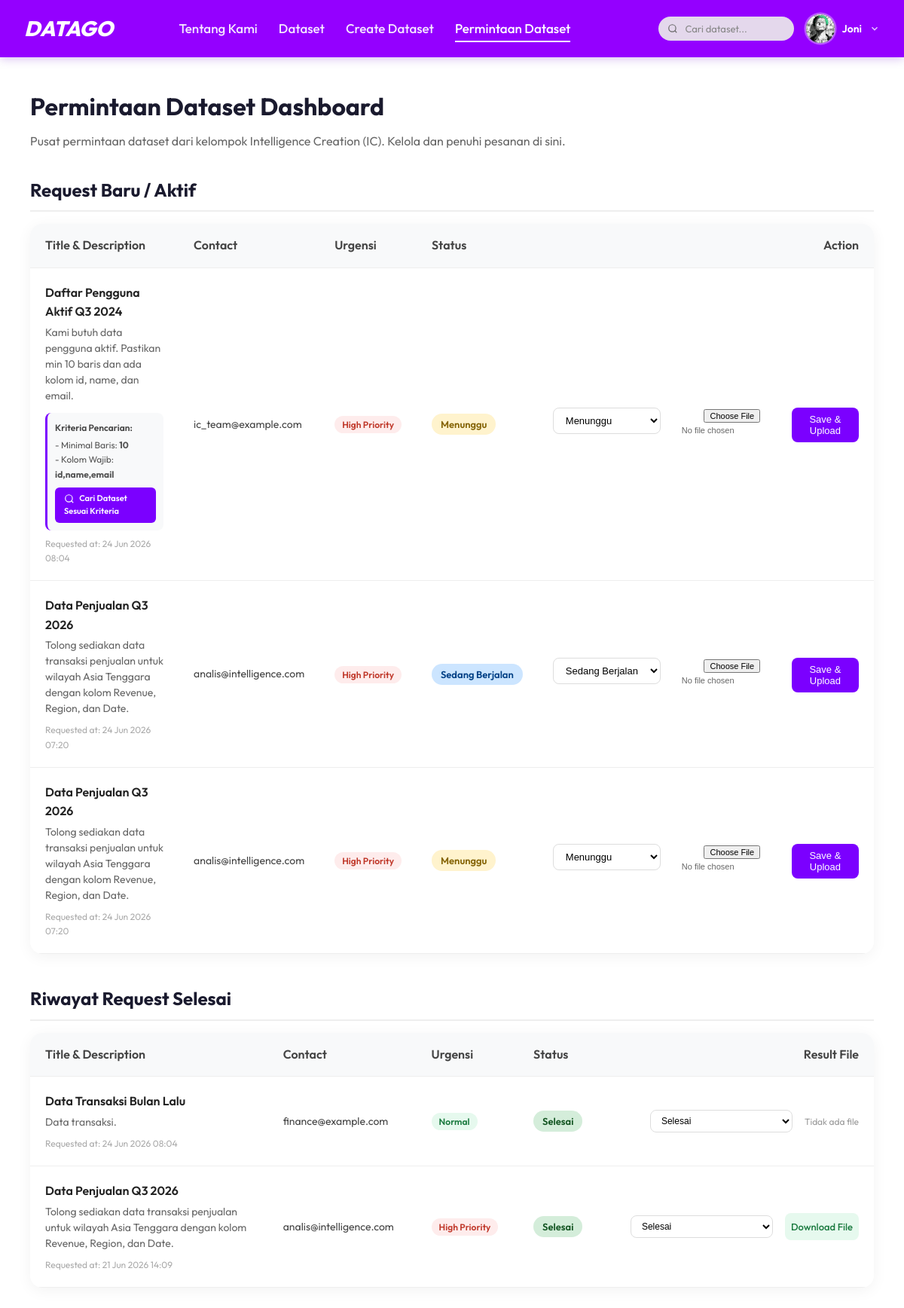
Page /requests/ (signed in) on the committed database.
### core/models.py (models this page shows, shortened)
class DatasetRequest(models.Model):
    STATUS_CHOICES = [
        ('PENDING', 'Pending'),
        ('IN_PROGRESS', 'In Progress'),
        ('COMPLETED', 'Completed'),
        ('REJECTED', 'Rejected'),
    ]
    URGENCY_CHOICES = [
        ('LOW', 'Low'),
        ('NORMAL', 'Normal'),
        ('HIGH', 'High Priority'),
    ]
    title = models.CharField(max_length=255)
    description = models.TextField()
    urgency = models.CharField(max_length=20, choices=URGENCY_CHOICES, default='NORMAL')
    status = models.CharField(max_length=20, choices=STATUS_CHOICES, default='PENDING')
    result_file = models.FileField(upload_to='request_results/', null=True, blank=True)
    ic_contact_email = models.EmailField()
    min_rows = models.IntegerField(null=True, blank=True, help_text="Jumlah baris minimum (opsional)")
    required_columns = models.TextField(null=True, blank=True, help_text="Nama kolom yang harus ada, pisahkan dengan koma (opsional)")
    created_at = models.DateTimeField(auto_now_add=True)
    updated_at = models.DateTimeField(auto_now=True)

### core/views.py (the view)
# urls.py: path('requests/', views.dataset_requests_view, name='dataset_requests'),
def dataset_requests_view(request):
    if not request.user.is_authenticated:
        return render(request, 'core/dataset_requests.html', {
            'avatar_color': get_avatar_color(request),
            'profile_picture': None,
            'show_login_warning': True,
        })
    pending_requests = DatasetRequest.objects.filter(status__in=['PENDING', 'IN_PROGRESS']).order_by('-created_at')
    completed_requests = DatasetRequest.objects.filter(status__in=['COMPLETED', 'REJECTED']).order_by('-created_at')
    context = {
        'pending_requests': pending_requests,
        'completed_requests': completed_requests,
        'profile_picture': request.user.profile.profile_picture if hasattr(request.user, 'profile') else None,
        'avatar_color': get_avatar_color(request),
    }
    return render(request, 'core/dataset_requests.html', context)

### core/templates/core/dataset_requests.html (shortened to what this page needs)
{% extends 'core/base.html' %}
{% load static %}
{% block content %}
<div class="datasets-page" style="padding: 40px; max-width: 1200px; margin: 0 auto;">
    <h1 style="font-size: 32px; color: #1a1a2e; margin-bottom: 8px;">Permintaan Dataset Dashboard</h1>
    <p style="color: #666; margin-bottom: 30px; font-size: 16px;">Pusat permintaan dataset dari kelompok Intelligence Creation (IC). Kelola dan penuhi pesanan di sini.</p>
    <h2 style="font-size: 24px; color: #1a1a2e; margin-bottom: 16px; margin-top: 32px; border-bottom: 2px solid #eee; padding-bottom: 8px;">Request Baru / Aktif</h2>
    <div style="background: white; border-radius: 16px; box-shadow: 0 4px 20px rgba(0,0,0,0.05); overflow: hidden; margin-bottom: 40px;">
        <table style="width: 100%; border-collapse: collapse; text-align: left;">
            <thead style="background-color: #f8f9fa; border-bottom: 1px solid #eee;">
                <tr>
                    <th style="padding: 16px 20px; font-weight: 600; color: #444;">Title & Description</th>
                    <th style="padding: 16px 20px; font-weight: 600; color: #444;">Contact</th>
                    <th style="padding: 16px 20px; font-weight: 600; color: #444;">Urgensi</th>
                    <th style="padding: 16px 20px; font-weight: 600; color: #444;">Status</th>
                    <th style="padding: 16px 20px; font-weight: 600; color: #444; text-align: right;">Action</th>
                </tr>
            </thead>
            <tbody>
                {% for req in pending_requests %}
                <tr style="border-bottom: 1px solid #eee;">
                    <td style="padding: 20px; max-width: 300px;">
                        <div style="font-weight: 600; font-size: 16px; color: #222; margin-bottom: 4px;">{{ req.title }}</div>
                        <div style="font-size: 14px; color: #666; line-height: 1.5;">{{ req.description }}</div>
                        {% if req.min_rows or req.required_columns %}
                        <div style="margin-top: 12px; padding: 10px; background: #f8f9fa; border-radius: 8px; border-left: 3px solid #7B00FF;">
                            <div style="font-size: 12px; font-weight: 600; color: #444; margin-bottom: 4px;">Kriteria Pencarian:</div>
                            {% if req.min_rows %}
                            <div style="font-size: 12px; color: #555;">- Minimal Baris: <strong>{{ req.min_rows }}</strong></div>
                            {% endif %}
                            {% if req.required_columns %}
                            <div style="font-size: 12px; color: #555;">- Kolom Wajib: <strong>{{ req.required_columns }}</strong></div>
                            {% endif %}
                            <div style="margin-top: 8px;">
                                <a href="{% url 'find_matching_datasets' req.id %}" style="display: inline-block; padding: 6px 12px; background: #7B00FF; color: white; text-decoration: none; font-size: 11px; border-radius: 6px; font-weight: 600;">
                                    <svg viewBox="0 0 24 24" fill="none" stroke="currentColor" stroke-width="2" style="width: 14px; height: 14px; vertical-align: middle; margin-right: 4px;"><circle cx="11" cy="11" r="8"></circle><line x1="21" y1="21" x2="16.65" y2="16.65"></line></svg>
                                    Cari Dataset Sesuai Kriteria
                                </a>
                            </div>
                        </div>
                        {% endif %}
                        <div style="font-size: 12px; color: #aaa; margin-top: 8px;">Requested at: {{ req.created_at|date:"d M Y H:i" }}</div>
                    </td>
                    <td style="padding: 20px; font-size: 14px; color: #444;">
                        {{ req.ic_contact_email }}
                    </td>
                    <td style="padding: 20px;">
                        {% if req.urgency == 'HIGH' %}
                            <span style="background: #feecec; color: #c0392b; padding: 4px 10px; border-radius: 20px; font-size: 12px; font-weight: 600; white-space: nowrap;">High Priority</span>
                        {% elif req.urgency == 'NORMAL' %}
                            <span style="background: #e6f9ee; color: #1a7a3f; padding: 4px 10px; border-radius: 20px; font-size: 12px; font-weight: 600; white-space: nowrap;">Normal</span>
                        {% else %}
                            <span style="background: #f1f3f5; color: #555; padding: 4px 10px; border-radius: 20px; font-size: 12px; font-weight: 600; white-space: nowrap;">Low</span>
                        {% endif %}
                    </td>
                    <td style="padding: 20px;">
                        {% if req.status == 'PENDING' %}
                            <span style="background: #fff3cd; color: #856404; padding: 6px 12px; border-radius: 20px; font-size: 13px; font-weight: 600; white-space: nowrap;">Menunggu</span>
                        {% elif req.status == 'IN_PROGRESS' %}
                            <span style="background: #cce5ff; color: #004085; padding: 6px 12px; border-radius: 20px; font-size: 13px; font-weight: 600; white-space: nowrap;">Sedang Berjalan</span>
                        {% endif %}
                    </td>
                    <td style="padding: 20px; text-align: right;">
                        <div style="display: flex; gap: 8px; justify-content: flex-end;">
                            <form action="{% url 'update_dataset_request_status' req.id %}" method="post" enctype="multipart/form-data" style="display: flex; gap: 12px; align-items: flex-start; justify-content: flex-end;">
                                <select name="status" onchange="this.form.submit()" style="padding: 8px 12px; border: 1px solid #ddd; border-radius: 8px; background: white; font-size: 13px; cursor: pointer; outline: none; margin-top: 2px;">
                                    <option value="PENDING" {% if req.status == 'PENDING' %}selected{% endif %}>Menunggu</option>
                                    <option value="IN_PROGRESS" {% if req.status == 'IN_PROGRESS' %}selected{% endif %}>Sedang Berjalan</option>
                                </select>
                                <div style="display: flex; flex-direction: column; align-items: center;">
                                    <input type="file" name="result_file" class="stacked-file-input" style="font-size: 11px; width: 150px; color: #666; margin-top: 4px; padding-left: 16px;">
                                </div>
                                <button type="submit" style="padding: 8px 16px; background-color: #7B00FF; color: white; border: none; border-radius: 8px; font-size: 13px; font-weight: 500; cursor: pointer; transition: background 0.2s; margin-top: 2px;">Save & Upload</button>
                            </form>
                        </div>
                    </td>
                </tr>
                {% endfor %}
            </tbody>
        </table>
    </div>
    <h2 style="font-size: 24px; color: #1a1a2e; margin-bottom: 16px; border-bottom: 2px solid #eee; padding-bottom: 8px;">Riwayat Request Selesai</h2>
    <div style="background: white; border-radius: 16px; box-shadow: 0 4px 20px rgba(0,0,0,0.05); overflow: hidden;">
        <table style="width: 100%; border-collapse: collapse; text-align: left;">
            <thead style="background-color: #f8f9fa; border-bottom: 1px solid #eee;">
                <tr>
                    <th style="padding: 16px 20px; font-weight: 600; color: #444;">Title & Description</th>
                    <th style="padding: 16px 20px; font-weight: 600; color: #444;">Contact</th>
                    <th style="padding: 16px 20px; font-weight: 600; color: #444;">Urgensi</th>
                    <th style="padding: 16px 20px; font-weight: 600; color: #444;">Status</th>
                    <th style="padding: 16px 20px; font-weight: 600; color: #444; text-align: right;">Result File</th>
                </tr>
            </thead>
            <tbody>
                {% for req in completed_requests %}
                <tr style="border-bottom: 1px solid #eee;">
                    <td style="padding: 20px; max-width: 300px;">
                        <div style="font-weight: 600; font-size: 16px; color: #222; margin-bottom: 4px;">{{ req.title }}</div>
                        <div style="font-size: 14px; color: #666; line-height: 1.5;">{{ req.description }}</div>
                        <div style="font-size: 12px; color: #aaa; margin-top: 8px;">Requested at: {{ req.created_at|date:"d M Y H:i" }}</div>
                    </td>
                    <td style="padding: 20px; font-size: 14px; color: #444;">
                        {{ req.ic_contact_email }}
                    </td>
                    <td style="padding: 20px;">
                        {% if req.urgency == 'HIGH' %}
                            <span style="background: #feecec; color: #c0392b; padding: 4px 10px; border-radius: 20px; font-size: 12px; font-weight: 600; white-space: nowrap;">High Priority</span>
                        {% elif req.urgency == 'NORMAL' %}
                            <span style="background: #e6f9ee; color: #1a7a3f; padding: 4px 10px; border-radius: 20px; font-size: 12px; font-weight: 600; white-space: nowrap;">Normal</span>
                        {% else %}
                            <span style="background: #f1f3f5; color: #555; padding: 4px 10px; border-radius: 20px; font-size: 12px; font-weight: 600; white-space: nowrap;">Low</span>
                        {% endif %}
                    </td>
                    <td style="padding: 20px;">
                        {% if req.status == 'COMPLETED' %}
                            <span style="background: #d4edda; color: #155724; padding: 6px 12px; border-radius: 20px; font-size: 13px; font-weight: 600; white-space: nowrap;">Selesai</span>
                        {% else %}
                            <span style="background: #f8d7da; color: #721c24; padding: 6px 12px; border-radius: 20px; font-size: 13px; font-weight: 600; white-space: nowrap;">Ditolak</span>
                        {% endif %}
                    </td>
                    <td style="padding: 20px; text-align: right;">
                        <div style="display: flex; gap: 8px; justify-content: flex-end; align-items: center;">
                            <form action="{% url 'update_dataset_request_status' req.id %}" method="post" style="display: inline-block;">
                                <select name="status" onchange="this.form.submit()" style="padding: 6px 10px; border: 1px solid #ddd; border-radius: 8px; background: white; font-size: 12px; cursor: pointer; outline: none; margin-right: 8px;">
                                    <option value="COMPLETED" {% if req.status == 'COMPLETED' %}selected{% endif %}>Selesai</option>
                                </select>
                            </form>
                            {% if req.result_file %}
                                <a href="{{ req.result_file.url }}" target="_blank" style="padding: 8px; background-color: #e6f9ee; color: #1a7a3f; text-decoration: none; border-radius: 8px; font-size: 13px; font-weight: 500;">Download File</a>
                            {% else %}
                                <span style="font-size: 12px; color: #999;">Tidak ada file</span>
                            {% endif %}
                        </div>
                    </td>
                </tr>
                {% endfor %}
            </tbody>
        </table>
    </div>
</div>
{% endblock %}

### core/templates/core/base.html (shortened to what this page needs)
{% load static %}
<!DOCTYPE html>
<html lang="id">
<head>
    <link rel="stylesheet" href="{% static 'css/style.css' %}">
</head>
<body>
    <header class="app-header">
        <div class="header-container">
            <a href="{% url 'home' %}" class="logo">DATAGO</a>
            <nav class="nav-links">
                <a href="{% url 'about' %}"
                    class="{% if request.resolver_match.url_name == 'about' %}active{% endif %}">Tentang Kami</a>
                <a href="{% url 'datasets' %}"
                    class="{% if request.resolver_match.url_name == 'datasets' %}active{% endif %}">Dataset</a>
                <a href="{% url 'create_dataset' %}"
                    class="{% if request.resolver_match.url_name == 'create_dataset' %}active{% endif %}">Create
                    Dataset</a>
                <a href="{% url 'dataset_requests' %}"
                    class="{% if request.resolver_match.url_name == 'dataset_requests' %}active{% endif %}">Permintaan Dataset</a>
            </nav>
            <div class="header-actions">
                <div class="search-bar">
                    <input type="text" id="global-search-input" placeholder="Cari dataset..."
                           autocomplete="off">
                </div>
                {% if user.is_authenticated %}
                <div class="profile-wrapper" id="profileWrapper">
                    <div class="avatar-circle" style="background-color: {{ avatar_color }};" title="Menu profil">
                        {% if profile_picture %}
                            <img src="{{ profile_picture.url }}" alt="Profil" class="cp-avatar-img">
                        {% else %}
                            <svg class="avatar-icon" viewBox="0 0 24 24" fill="white"
                                 xmlns="http://www.w3.org/2000/svg">
                                <path d="M12 12C14.7614 12 17 9.76142 17 7C17 4.23858 14.7614 2 12 2C9.23858 2 7 4.23858 7 7C7 9.76142 9.23858 12 12 12Z"/>
                                <path d="M12 14C7.03 14 3 16.69 3 20V22H21V20C21 16.69 16.97 14 12 14Z"/>
                            </svg>
                        {% endif %}
                    </div>
                    <span class="profile-name">{{ user.first_name|default:user.username }}</span>
                    <svg class="profile-chevron" viewBox="0 0 24 24" fill="none" stroke="currentColor" stroke-width="2.5" xmlns="http://www.w3.org/2000/svg">
                        <polyline points="6 9 12 15 18 9"></polyline>
                    </svg>
                </div>
                {% else %}
                <a href="{% url 'signin' %}" class="btn-signin">Masuk / Sign Up</a>
                {% endif %}
            </div>
        </div>
    </header>
    <main class="main-content">
        {% block content %}
        {% endblock %}
    </main>
</body>
</html>

### rows in the picture
DatasetRequest: title "Daftar Pengguna Aktif Q3 2024", description "Kami butuh data pengguna aktif. Pastikan min 10 baris dan ada kolom id, name, dan email.", min_rows "10", required_columns "id,name,email", created_at "24 Jun 2026 08:04", ic_contact_email "ic_team@example.com", urgency "High Priority", shows "Menunggu", status "Menunggu"
DatasetRequest: title "Data Penjualan Q3 2026", description "Tolong sediakan data transaksi penjualan untuk wilayah Asia Tenggara dengan kolom Revenue, Region, dan Date.", created_at "24 Jun 2026 07:20", ic_contact_email "analis@intelligence.com", urgency "High Priority", shows "Sedang Berjalan", status "Sedang Berjalan"
DatasetRequest: title "Data Penjualan Q3 2026", description "Tolong sediakan data transaksi penjualan untuk wilayah Asia Tenggara dengan kolom Revenue, Region, dan Date.", created_at "24 Jun 2026 07:20", ic_contact_email "analis@intelligence.com", urgency "High Priority", shows "Menunggu", status "Menunggu"
DatasetRequest: title "Data Transaksi Bulan Lalu", description "Data transaksi.", created_at "24 Jun 2026 08:04", ic_contact_email "finance@example.com", urgency "Normal", shows "Selesai", status "Selesai", result_file "Tidak ada file"
DatasetRequest: title "Data Penjualan Q3 2026", description "Tolong sediakan data transaksi penjualan untuk wilayah Asia Tenggara dengan kolom Revenue, Region, dan Date.", created_at "21 Jun 2026 14:09", ic_contact_email "analis@intelligence.com", urgency "High Priority", shows "Selesai", status "Selesai"

### other values in the picture
{{ user.first_name|default:user.username }} "Joni"
